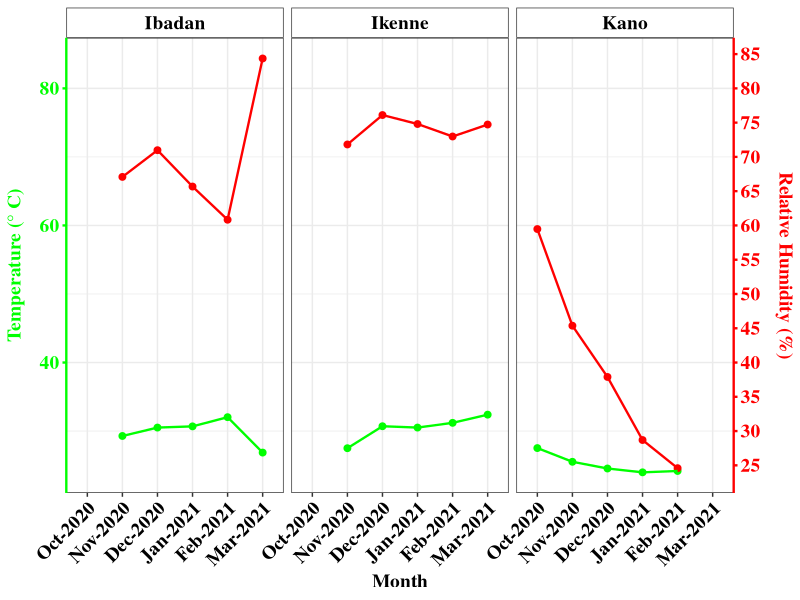
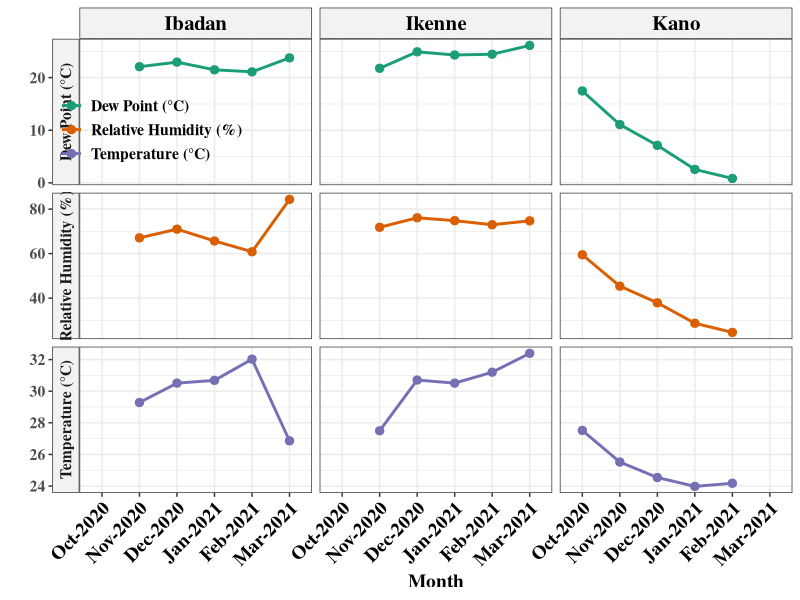
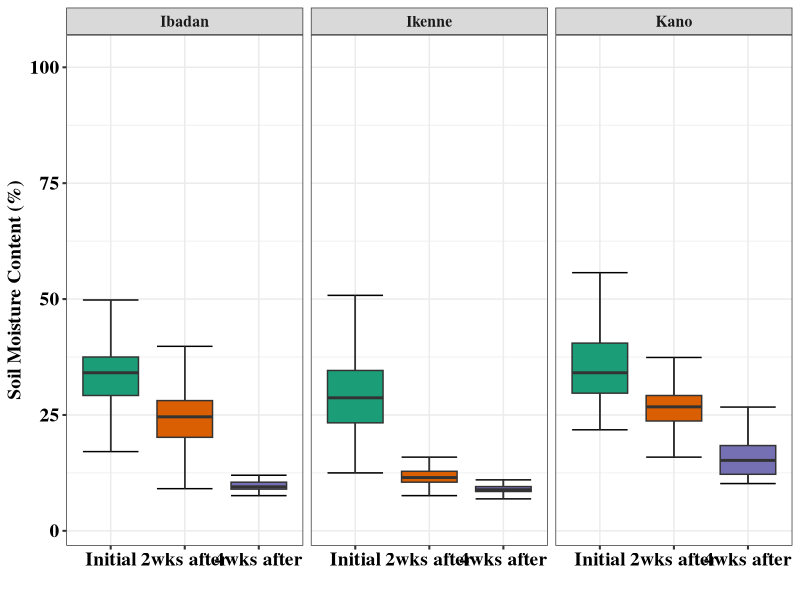
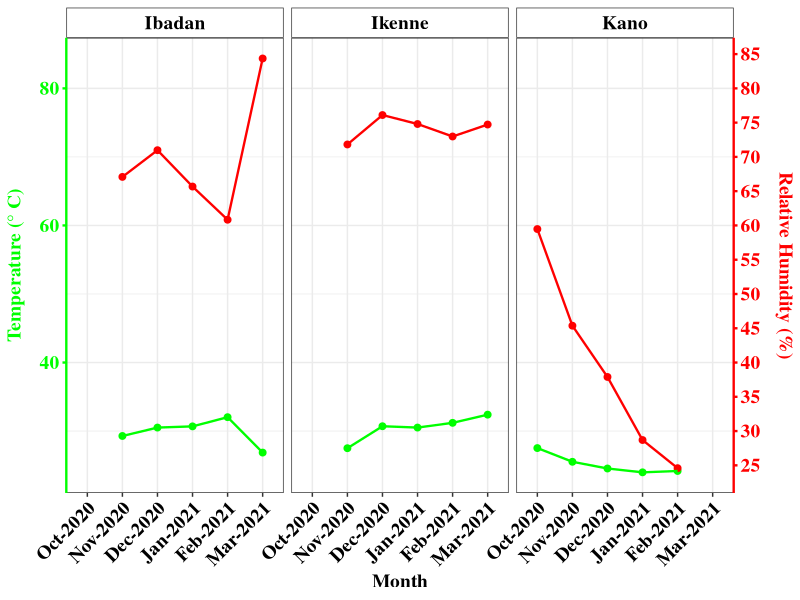
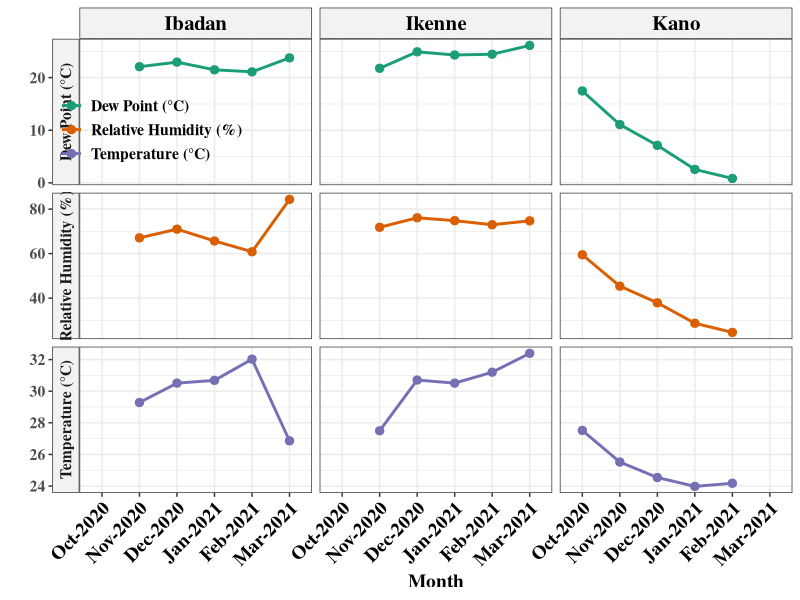
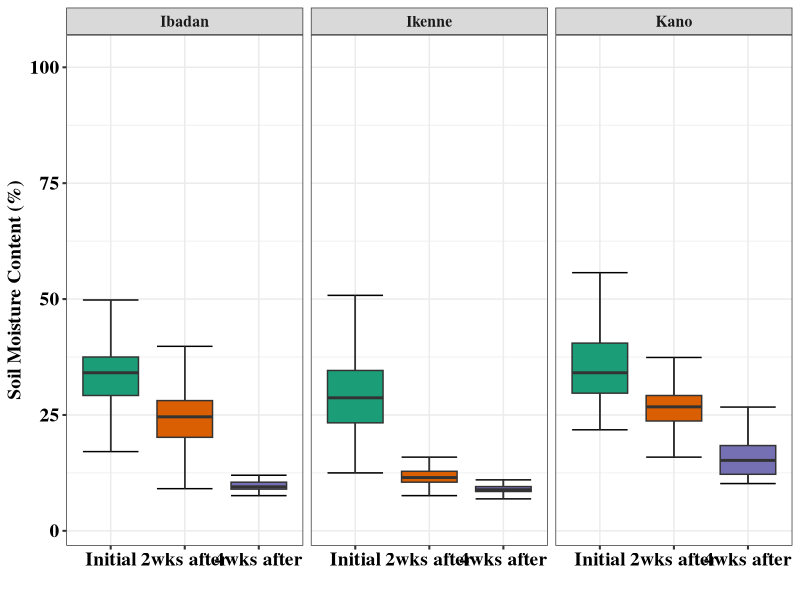

The R source for these figures, in order:

# Import the Required Packages --------------------------------------------


library(tidyverse)
library(readxl)
library(lubridate)

Temp <- read_excel(path = here::here('Data/Moisture and Temperature Data YR2.xlsx'),sheet = 2)


# Example 1 -------------------------------------------------



Temp |>
  mutate(Month=month(Time,label = TRUE,abbr = TRUE)) |>
  mutate(Month=factor(Month)) |>
  mutate(Year=year(Time)) |>
  unite(col = Month,c('Month','Year'),sep = '-') |>
  mutate(Month=factor(Month,levels = c('Oct-2020','Nov-2020','Dec-2020','Jan-2021','Feb-2021','Mar-2021'))) |>
ggplot(aes(x = Month,y = `Celsius(°C)`,group=2))+
  stat_summary(geom = 'point',fun = mean,size=2,col='green',shape=19)+
  stat_summary(mapping = aes(x = Month,y = `Humidity(%rh)`,group=2),geom = 'point',fun = mean,size=2,col='red',shape=19)+
  stat_summary(mapping = aes(x = Month,y = `Humidity(%rh)`,group=2),geom = 'line',fun = mean,size=0.8,col='red')+
stat_summary(geom = 'line',fun = mean,size=0.8,col='green')+
facet_wrap(~Location,nrow = 1)+
scale_y_continuous(sec.axis = sec_axis(trans = ~.,breaks = seq(0,120,5),labels = seq(0,120,5),name = 'Relative Humidity (%)'))+
theme_bw()+
theme(strip.background = element_rect(fill = 'white',colour = NULL))+
  labs(y='Temperature (\u00B0 C)')+
  theme(axis.title.y.left = element_text(family = 'serif',face = 'bold',colour = 'green',size = 14,margin = margin(t = 0,r = 10,b = 0,l = 0)),axis.title.y.right = element_text(family = 'serif',face = 'bold',colour = 'red',size = 14,margin = margin(t = 0,r = 0,b = 0,l = 10)),axis.line.y.left = element_line(colour = 'green',size=0.8),axis.line.y.right = element_line(colour = 'red',size=0.8),axis.ticks.y.left = element_line(colour = 'green',size = 0.8,linetype = 'solid'),axis.ticks.y.right = element_line(colour = 'red',size = 0.8,linetype = 'solid'),axis.text.y.left = element_text(family = 'serif',face = 'bold',colour = 'green',size = 14),axis.text.y.right = element_text(family = 'serif',face = 'bold',colour = 'red',size = 14),axis.title.x = element_text(family = 'serif',size = 14,face = 'bold',colour = 'black',),axis.text.x = element_text(family = 'serif',size = 14,face = 'bold',colour = 'black',angle = 45,hjust = 1),strip.text.x = element_text(family = 'serif',face = 'bold',colour = 'black',size = 14))



# Save the Plot ----------------------------------------------


ggsave('clim1.png',width = 9,height = 9,dpi = 270,bg = 'white',path = here::here('Plot'))



# Example 2 ---------------------------------------------------------------

Temp |>
  mutate(Month=month(Time,label = TRUE,abbr = TRUE)) |>
  mutate(Year=year(Time)) |>
  unite(col = Month,c('Month','Year'),sep = '-') |>
  mutate(Month=factor(Month,levels = c('Oct-2020','Nov-2020','Dec-2020','Jan-2021','Feb-2021','Mar-2021'))) |>
  rename('Temperature (\u00B0C)'=`Celsius(°C)`) |>
  rename(`Relative Humidity (%)`=`Humidity(%rh)`) |>
  rename('Dew Point (\u00B0C)'=`dew point(°C)`) |>
  pivot_longer(cols = c('Temperature (\u00B0C)',`Relative Humidity (%)`,'Dew Point (\u00B0C)')) |>
  ggplot(aes(x = Month,y = value,group=2,col=name))+
  stat_summary(geom = 'point',fun = mean,size=2.5,shape=19)+
  stat_summary(geom = 'line',fun = mean,size=1)+
  facet_grid(name~Location,scales = 'free_y',switch = 'y',space = 'fixed')+
  theme_bw()+
  theme(legend.title = element_blank(),legend.position = c(0.1,0.8),legend.background = element_blank(),legend.key = element_blank())+
  labs(y='')+
  theme(strip.background = element_rect(fill = 'gray95',colour = NULL),text=element_text(family = 'serif',face = 'bold',colour = 'black',size = 14),axis.text.x = element_text(family = 'serif',face = 'bold',colour = 'black',size = 14,angle = 45,hjust = 1),strip.text.x = element_text(family = 'serif',face = 'bold',colour = 'black',size = 15))+
  scale_color_brewer(palette = 'Dark2')


# Save the Plot -----------------------------------------------------------


ggsave('clim2.png',width = 11,height = 9,dpi = 270,bg = 'white',path = here::here('Plot'))



# Import the Second Sheet -------------------------------------------------


Soil <- read_excel(path = here::here('Data/Moisture and Temperature Data YR2.xlsx'),sheet = 'Soil moisture Data')


# Data Wrangling ----------------------------------------------------------


Soil |>
  pivot_longer(cols = c(Initial,`2wks after`,`4wks after`),values_to = 'Soil Moisture Content (%)') |>
  mutate(name=factor(name,levels = c('Initial','2wks after','4wks after'))) |>
  ggplot(aes(x = name,y = `Soil Moisture Content (%)`,fill=name))+
  stat_boxplot(geom = 'errorbar')+
geom_boxplot(outlier.shape = NA)+
  scale_fill_brewer(palette = 'Dark2',name='')+
  theme_bw()+guides(fill='none')+
  facet_grid(~Location)+
  theme(text=element_text(family = 'serif',face = 'bold',colour = 'black',size = 14),axis.text.x = element_text(family = 'serif',face = 'bold',colour = 'black',size = 14),axis.text.y = element_text(family = 'serif',face = 'bold',colour = 'black',size = 14),axis.ticks = element_line(size = 0.7,linetype = 'solid'))+
  labs(x='')


# Save the Plot --------------------------------------------------------

ggsave('clim3.png',width = 10,height = 10,dpi = 270,bg = 'white',path = here::here('Plot'))
